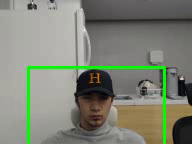
#> input picture frame 29 of output.avi, 192 x 144 px, given in place of the camera
$ jupyter execute --allow-errors Operations.ipynb   (text cells are left out)
#> lines starting #> are read from the running program, lines starting #| are printed output that depends on the picture; pictures that were not available may be replaced by others from this repository, and a replacement may not be noted
[cell 1]
import cv2 as cv
import sys

img = cv.imread(cv.samples.findFile("images/3.jpg"))

#> (the rest of this cell did not finish here and is left out)

[cell 2]
import numpy as np
import cv2 as cv

cap = cv.VideoCapture(0)
if not cap.isOpened():
    print("Cannot open camera")
    exit()
while True:
    # Capture frame-by-frame
    ret, frame = cap.read()
#> frame is the input picture: shape (144, 192, 3); mean B, G, R 117.5, 131.6, 127.2
    # if frame is read correctly ret is True
    if not ret:
        print("Can't receive frame (stream end?). Exiting ...")
        break
    # Our operations on the frame come here
    gray = cv.cvtColor(frame, cv.COLOR_BGR2GRAY)
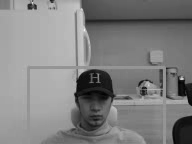
#> gray: shape (144, 192); min 0, max 242, mean 128.6
    # Display the resulting frame
    cv.imshow('frame', gray)
    if cv.waitKey(1) == ord('q'):
#> (key q is pressed here)
        break
# When everything done, release the capture
cap.release()
cv.destroyAllWindows()

[cell 3]
import numpy as np
import cv2 as cv
cap = cv.VideoCapture('videos/20241013_175312.mp4')
while cap.isOpened():
    ret, frame = cap.read()
    # if frame is read correctly ret is True
    if not ret:
        print("Can't receive frame (stream end?). Exiting ...")
        break
    gray = cv.cvtColor(frame, cv.COLOR_BGR2GRAY)
    cv.imshow('frame', gray)
    if cv.waitKey(1) == ord('q'):
#> (key q is pressed here)
        break
cap.release()
cv.destroyAllWindows()

[cell 4]
import numpy as np
import cv2 as cv
cap = cv.VideoCapture(0)
# Define the codec and create VideoWriter object
fourcc = cv.VideoWriter_fourcc(*'XVID')
out = cv.VideoWriter('videos/output.avi', fourcc, 20.0, (640,  480))
while cap.isOpened():
    ret, frame = cap.read()
    if not ret:
        print("Can't receive frame (stream end?). Exiting ...")
        break
    frame = cv.flip(frame, 0)
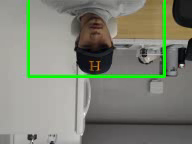
#> frame: shape (144, 192, 3); mean B, G, R 117.5, 131.6, 127.2
    # write the flipped frame
    out.write(frame)
    cv.imshow('frame', frame)
    if cv.waitKey(1) == ord('q'):
#> (key q is pressed here)
        break
# Release everything if job is finished
cap.release()
out.release()
cv.destroyAllWindows()

$ run again, starting later in the video
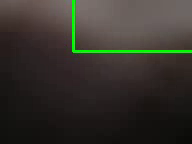
#> input picture frame 133 of output.avi, 192 x 144 px, given in place of the camera
#> frame is the input picture: shape (144, 192, 3); mean B, G, R 43.9, 50.5, 53.5
#> `gray = cv.cvtColor(frame, cv.COLOR_BGR2GRAY)`:
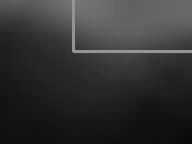
#> gray: shape (144, 192); min 11, max 153, mean 50.6
#> `frame = cv.flip(frame, 0)`:
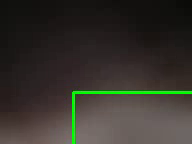
#> frame: shape (144, 192, 3); mean B, G, R 43.9, 50.5, 53.5

$ run again, starting later in the video
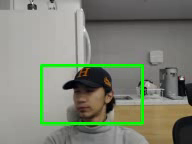
#> input picture frame 236 of output.avi, 192 x 144 px, given in place of the camera
#> frame is the input picture: shape (144, 192, 3); mean B, G, R 117.2, 132.1, 127
#> `gray = cv.cvtColor(frame, cv.COLOR_BGR2GRAY)`:
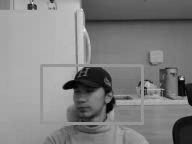
#> gray: shape (144, 192); min 1, max 241, mean 128.8
#> `frame = cv.flip(frame, 0)`:
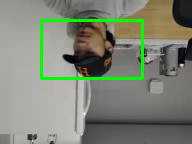
#> frame: shape (144, 192, 3); mean B, G, R 117.2, 132.1, 127
